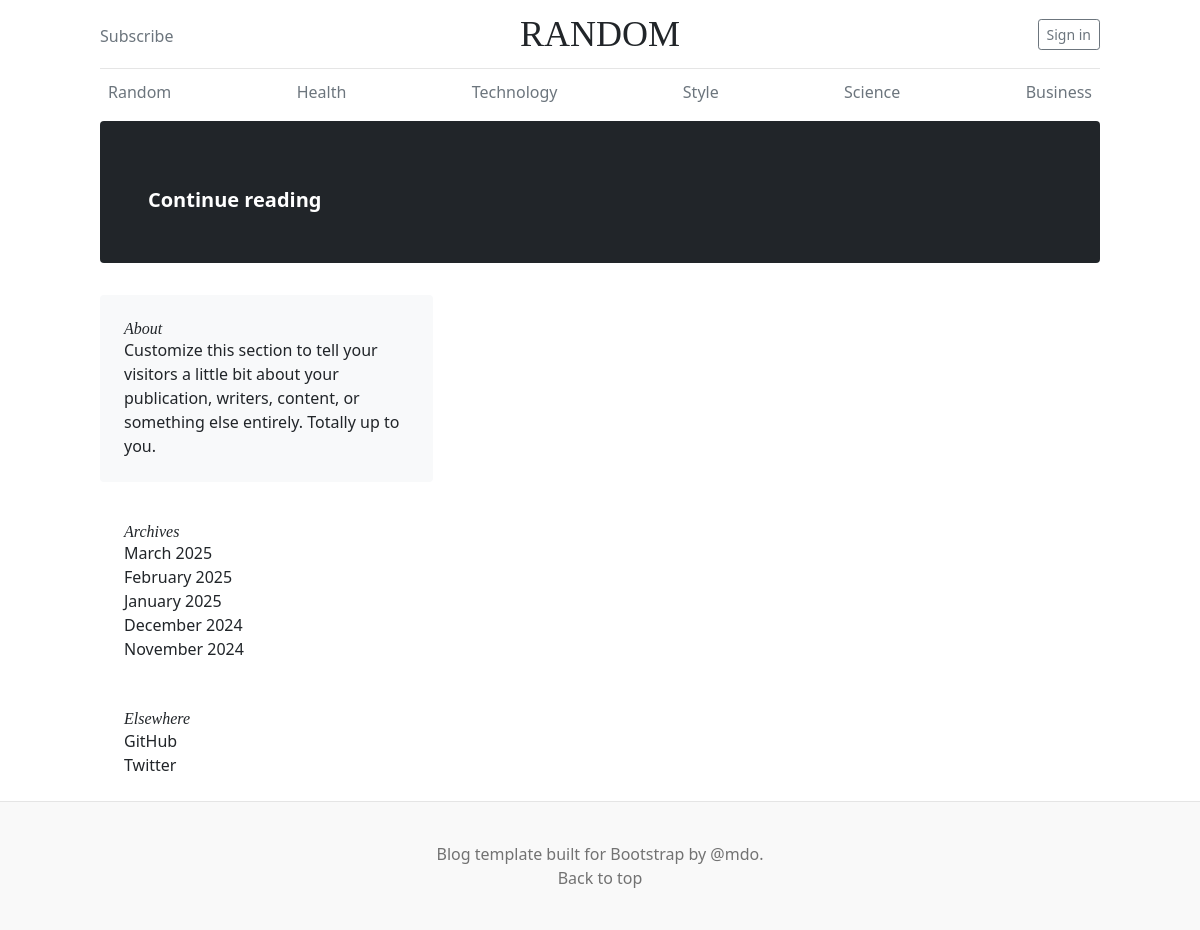
/random, run on an earlier commit of the app's database.
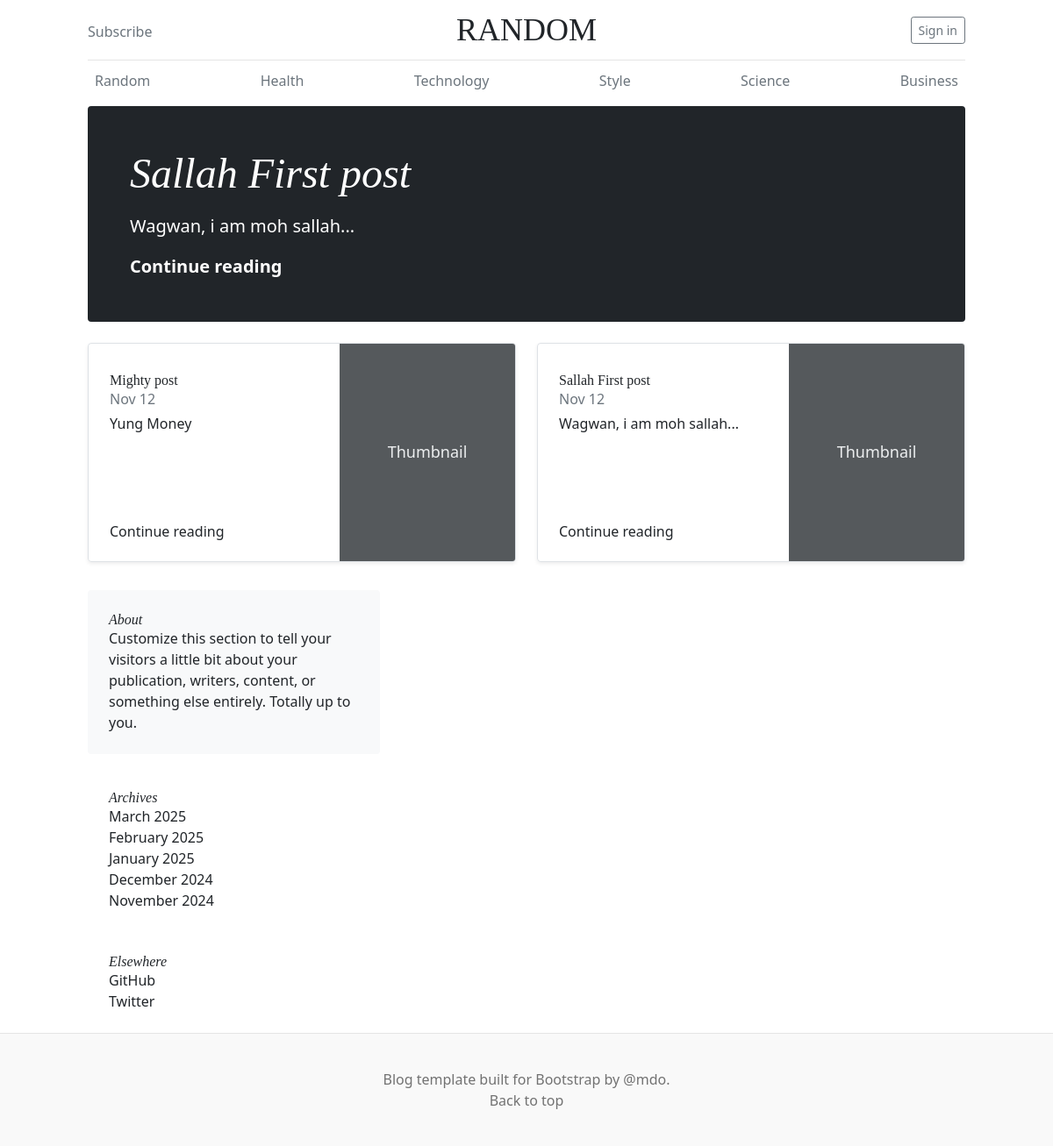
And on a later commit of the database.
### blog_app/models.py (models this page shows, shortened)
class Post(models.Model):
	id = models.UUIDField(primary_key=True, default=uuid.uuid4, editable=False)
	title = models.CharField(max_length=200)
	slug = models.SlugField(max_length=200, unique=True)
	author = models.ForeignKey(User, on_delete=models.CASCADE)
	content = models.TextField()
	created_at = models.DateTimeField(auto_now_add=True)
	updated_at = models.DateTimeField(auto_now=True)
	likes = models.IntegerField(default=0)
	categories = models.ForeignKey(Category, on_delete=models.CASCADE)
	is_published = models.BooleanField(default=True)
	def short_content(self):
		words = self.content.split()[:5]
		return ' '.join(words) + '...' if len(words) == 5 else ' '.join(words)

### blog_app/views.py (the view)
# urls.py: path('random', views.random, name="random"),
def random(request):
	random_blog = Post.objects.filter(categories=random_category).all().order_by('-created_at')
	most_liked_post = Post.objects.filter(categories=random_category).all().order_by('-likes').first()
	context = {
		'random_blog':random_blog,
		'most_liked_post':most_liked_post
	}
	return render(request, 'pages/random.html', context)

### blog_app/templates/pages/random.html (shortened to what this page needs)
{% extends 'base.html' %}
{% block title %}
RANDOM
{% endblock %}
{% block top_blog %}
<h1 class="display-4 fst-italic">{{ most_liked_post.title }}</h1>
      <p class="lead my-3">{{ most_liked_post.short_content }}</p>
      <p class="lead mb-0"><a href="#" class="text-white fw-bold">Continue reading</a></p>
{% endblock %}
{% block content %}
<div class="row mb-2">
	{% for post in random_blog %}
    <div class="col-md-6">
      <div class="row g-0 border rounded overflow-hidden flex-md-row mb-4 shadow-sm h-md-250 position-relative">
        <div class="col p-4 d-flex flex-column position-static">
          <h3 class="mb-0">{{ post.title }}</h3>
          <div class="mb-1 text-muted">Nov 12</div>
          <p class="card-text mb-auto">{{ post.short_content }}</p>
          <a href="{% url 'post_detail' slug=post.slug %}" class="stretched-link">Continue reading</a>
        </div>
        <div class="col-auto d-none d-lg-block">
          <svg class="bd-placeholder-img" width="200" height="250" xmlns="http://www.w3.org/2000/svg" role="img" aria-label="Placeholder: Thumbnail" preserveAspectRatio="xMidYMid slice" focusable="false"><title>Placeholder</title><rect width="100%" height="100%" fill="#55595c"/><text x="50%" y="50%" fill="#eceeef" dy=".3em">Thumbnail</text></svg>
        </div>
      </div>
    </div>
    {% endfor %}
</div>
{% endblock %}

### blog_app/templates/base.html (shortened to what this page needs)
<!doctype html>
{% load static %}
{% load django_htmx %}
<html lang="en">
  <head>
    <link href="{% static 'css/bootstrap.min.css' %}" rel="stylesheet">
    <link href="{% static 'css/blog.css' %}" rel="stylesheet">
    <link href="https://cdn.jsdelivr.net/npm/flowbite@2.5.2/dist/flowbite.min.css" rel="stylesheet" />
  </head>
  <body>
<div class="container">
  <header class="blog-header py-3">
    <div class="row flex-nowrap justify-content-between align-items-center">
      <div class="col-4 pt-1">
        <a class="link-secondary" href="#">Subscribe</a>
      </div>
      <div class="col-4 text-center">
        <a class="blog-header-logo text-dark" href="#">{% block title %} {% endblock %}</a>
      </div>
      <div class="col-4 d-flex justify-content-end align-items-center">
        {% if user.is_authenticated %}
        <a class="link-secondary" href="#" aria-label="Search">
          <i class="fa fa-person" style="color:darkgrey;"></i>
        </a> &nbsp;&nbsp;
        <a class="btn btn-sm btn-outline-secondary" href="{% url 'logout' %}">Sign out</a>
        {% else %}
        <a class="btn btn-sm btn-outline-secondary" href="{% url 'signin' %}">Sign in</a>
        {% endif %}
      </div>
    </div>
  </header>
{% include 'navbar.html' %}
<main class="container">
  <div class="p-4 p-md-5 mb-4 text-white rounded bg-dark">
    <div class="col-md-6 px-0">
      {% block top_blog %}
      {% endblock %}
    </div>
  </div>
{% block content %}
{% endblock %}
{% include 'sidelinks.html' %}
<footer class="blog-footer">
  <p>Blog template built for <a href="https://getbootstrap.com/">Bootstrap</a> by <a href="https://twitter.com/mdo">@mdo</a>.</p>
  <p>
    <a href="#">Back to top</a>
  </p>
</footer>
  </body>
</html>

### blog_app/templates/navbar.html
<div class="nav-scroller py-1 mb-2">
    <nav class="nav d-flex justify-content-between">
      <a class="p-2 link-secondary" href="{% url 'random' %}">Random</a>
      <a class="p-2 link-secondary" href="{% url 'health' %}">Health</a>
      <a class="p-2 link-secondary" href="{% url 'technology' %}">Technology</a>
      <a class="p-2 link-secondary" href="#">Style</a>
      <a class="p-2 link-secondary" href="#">Science</a>
      <a class="p-2 link-secondary" href="{% url 'business' %}">Business</a>
    </nav>
  </div>
</div>

### blog_app/templates/sidelinks.html (shortened to what this page needs)
<div class="col-md-4">
      <div class="position-sticky" style="top: 2rem;">
        <div class="p-4 mb-3 bg-light rounded">
          <h4 class="fst-italic">About</h4>
          <p class="mb-0">Customize this section to tell your visitors a little bit about your publication, writers, content, or something else entirely. Totally up to you.</p>
        </div>
        <div class="p-4">
          <h4 class="fst-italic">Archives</h4>
          <ol class="list-unstyled mb-0">
            <li><a href="#">March 2025</a></li>
            <li><a href="#">February 2025</a></li>
            <li><a href="#">January 2025</a></li>
            <li><a href="#">December 2024</a></li>
            <li><a href="#">November 2024</a></li>
          </ol>
        </div>
        <div class="p-4">
          <h4 class="fst-italic">Elsewhere</h4>
          <ol class="list-unstyled">
            <li><a href="#">GitHub</a></li>
            <li><a href="#">Twitter</a></li>
          </ol>
        </div>
      </div>
    </div>
</main>

### static/css/blog.css (style rules this page uses)
.blog-header { line-height: 1; border-bottom: 1px solid #e5e5e5; }
.blog-header-logo { font-family: "Playfair Display", Georgia, "Times New Roman", serif; font-size: 2.25rem; }
h1, h2, h3, h4, h5, h6 { font-family: "Playfair Display", Georgia, "Times New Roman", serif; }
.display-4 { font-size: 2.5rem; }
@media (min-width: 768px) { .display-4 { font-size: 3rem; } }
.nav-scroller { position: relative; z-index: 2; height: 2.75rem; overflow-y: hidden; }
.nav-scroller .nav { display: flex; flex-wrap: nowrap; padding-bottom: 1rem; margin-top: -1px; overflow-x: auto; text-align: center; white-space: nowrap; -webkit-overflow-scrolling: touch; }
@media (min-width: 768px) { .h-md-250 { height: 250px; } }
.blog-footer { padding: 2.5rem 0; color: #727272; text-align: center; background-color: #f9f9f9; border-top: .05rem solid #e5e5e5; }
.blog-footer p:last-child { margin-bottom: 0; }

### blog_app/templates/base.html (style rules this page uses)
.bd-placeholder-img { font-size: 1.125rem; text-anchor: middle; -webkit-user-select: none; -moz-user-select: none; user-select: none; }

What changed in the data, as far as the page shows it:
added Post: title "Sallah First post", short_content "Wagwan, i am moh sallah..."
added Post: title "Mighty post", short_content "Yung Money"
